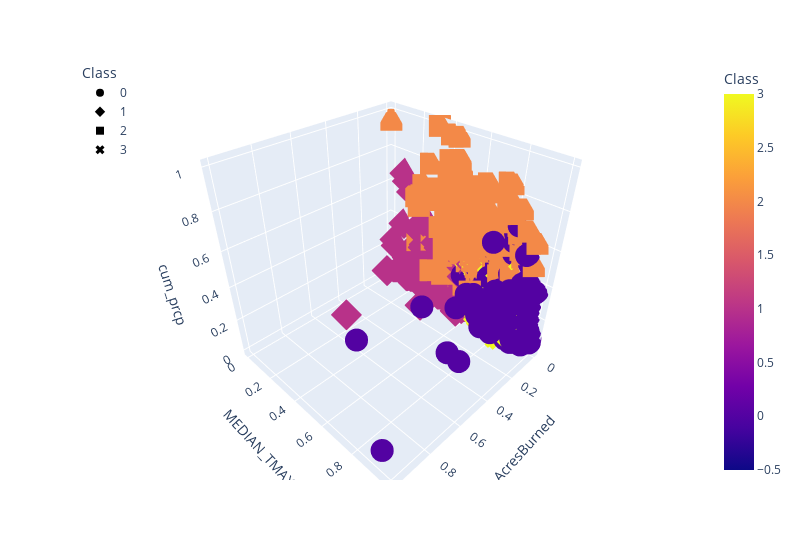

Here is the notebook cell this chart was saved with:
### Code cell
fig = px.scatter_3d(
    new_results,
x="AcresBurned",
    y="MEDIAN_TMAX",
    z="cum_prcp",
color="Class",
    symbol="Class",
    width=800
)
fig.update_layout(legend=dict(x=0, y=1))
fig.show()

### Figure 1 — Plotly figure (JSON) as saved in the notebook; plotly's stock layout.template omitted (floating-point values rounded to 4 significant figures; data arrays with more than 128 entries replaced by an {"elided": "..."} marker saying what was removed)
{"data": [{"hovertemplate": "Class=%{marker.color}<br>AcresBurned=%{x}<br>MEDIAN_TMAX=%{y}<br>cum_prcp=%{z}<extra></extra>", "legendgroup": "0", "marker": {"color": {"elided": "399 int values"}, "coloraxis": "coloraxis", "symbol": "circle"}, "mode": "markers", "name": "0", "scene": "scene", "showlegend": true, "type": "scatter3d", "x": {"elided": "399 float values"}, "y": {"elided": "399 float values"}, "z": {"elided": "399 float values"}}, {"hovertemplate": "Class=%{marker.color}<br>AcresBurned=%{x}<br>MEDIAN_TMAX=%{y}<br>cum_prcp=%{z}<extra></extra>", "legendgroup": "1", "marker": {"color": {"elided": "309 int values"}, "coloraxis": "coloraxis", "symbol": "diamond"}, "mode": "markers", "name": "1", "scene": "scene", "showlegend": true, "type": "scatter3d", "x": {"elided": "309 float values"}, "y": {"elided": "309 float values"}, "z": {"elided": "309 float values"}}, {"hovertemplate": "Class=%{marker.color}<br>AcresBurned=%{x}<br>MEDIAN_TMAX=%{y}<br>cum_prcp=%{z}<extra></extra>", "legendgroup": "2", "marker": {"color": {"elided": "343 int values"}, "coloraxis": "coloraxis", "symbol": "square"}, "mode": "markers", "name": "2", "scene": "scene", "showlegend": true, "type": "scatter3d", "x": {"elided": "343 float values"}, "y": {"elided": "343 float values"}, "z": {"elided": "343 float values"}}, {"hovertemplate": "Class=%{marker.color}<br>AcresBurned=%{x}<br>MEDIAN_TMAX=%{y}<br>cum_prcp=%{z}<extra></extra>", "legendgroup": "3", "marker": {"color": {"elided": "435 int values"}, "coloraxis": "coloraxis", "symbol": "x"}, "mode": "markers", "name": "3", "scene": "scene", "showlegend": true, "type": "scatter3d", "x": {"elided": "435 float values"}, "y": {"elided": "435 float values"}, "z": {"elided": "435 float values"}}], "layout": {"coloraxis": {"colorbar": {"title": {"text": "Class"}}, "colorscale": [[0, "#0d0887"], [0.1111, "#46039f"], [0.2222, "#7201a8"], [0.3333, "#9c179e"], [0.4444, "#bd3786"], [0.5556, "#d8576b"], [0.6667, "#ed7953"], [0.7778, "#fb9f3a"], [0.8889, "#fdca26"], [1, "#f0f921"]]}, "legend": {"title": {"text": "Class"}, "tracegroupgap": 0, "x": 0, "y": 1}, "margin": {"t": 60}, "scene": {"domain": {"x": [0, 1], "y": [0, 1]}, "xaxis": {"title": {"text": "AcresBurned"}}, "yaxis": {"title": {"text": "MEDIAN_TMAX"}}, "zaxis": {"title": {"text": "cum_prcp"}}}, "width": 800}}
